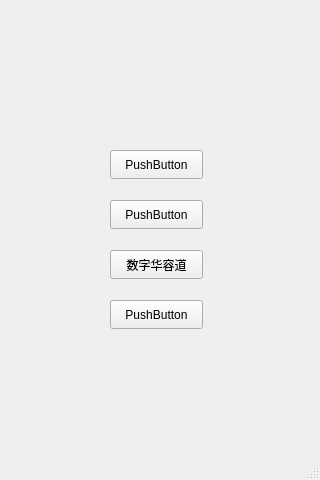
<?xml version="1.0" encoding="UTF-8"?>
<ui version="4.0">
 <class>snakel</class>
 <widget class="QMainWindow" name="snakel">
  <property name="geometry">
   <rect>
    <x>0</x>
    <y>0</y>
    <width>320</width>
    <height>480</height>
   </rect>
  </property>
  <property name="windowTitle">
   <string>snakel</string>
  </property>
  <widget class="QWidget" name="centralwidget">
   <widget class="QPushButton" name="button2048">
    <property name="geometry">
     <rect>
      <x>110</x>
      <y>200</y>
      <width>93</width>
      <height>29</height>
     </rect>
    </property>
    <property name="text">
     <string>PushButton</string>
    </property>
   </widget>
   <widget class="QPushButton" name="buttonsaolei">
    <property name="geometry">
     <rect>
      <x>110</x>
      <y>150</y>
      <width>93</width>
      <height>29</height>
     </rect>
    </property>
    <property name="styleSheet">
     <string notr="true">font: 9pt &quot;华文楷体&quot;;</string>
    </property>
    <property name="text">
     <string>PushButton</string>
    </property>
   </widget>
   <widget class="QPushButton" name="buttonshuerte">
    <property name="geometry">
     <rect>
      <x>110</x>
      <y>300</y>
      <width>93</width>
      <height>29</height>
     </rect>
    </property>
    <property name="text">
     <string>PushButton</string>
    </property>
   </widget>
   <widget class="QPushButton" name="buttonhuarongdao">
    <property name="geometry">
     <rect>
      <x>110</x>
      <y>250</y>
      <width>93</width>
      <height>29</height>
     </rect>
    </property>
    <property name="styleSheet">
     <string notr="true">font: 9pt &quot;华文行楷&quot;;</string>
    </property>
    <property name="text">
     <string>数字华容道</string>
    </property>
   </widget>
  </widget>
  <widget class="QStatusBar" name="statusbar"/>
 </widget>
 <resources/>
 <connections/>
</ui>
